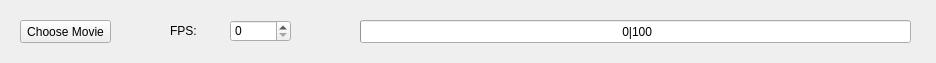
<?xml version="1.0" encoding="UTF-8"?>
<ui version="4.0">
 <class>SourceWidget</class>
 <widget class="QWidget" name="SourceWidget">
  <property name="geometry">
   <rect>
    <x>0</x>
    <y>0</y>
    <width>936</width>
    <height>63</height>
   </rect>
  </property>
  <property name="sizePolicy">
   <sizepolicy hsizetype="Minimum" vsizetype="Minimum">
    <horstretch>0</horstretch>
    <verstretch>0</verstretch>
   </sizepolicy>
  </property>
  <property name="maximumSize">
   <size>
    <width>936</width>
    <height>63</height>
   </size>
  </property>
  <property name="windowTitle">
   <string>SourceWidget</string>
  </property>
  <widget class="QLabel" name="lblSWFPS">
   <property name="geometry">
    <rect>
     <x>170</x>
     <y>20</y>
     <width>47</width>
     <height>21</height>
    </rect>
   </property>
   <property name="text">
    <string>FPS:</string>
   </property>
  </widget>
  <widget class="QSpinBox" name="sbSW">
   <property name="geometry">
    <rect>
     <x>230</x>
     <y>20</y>
     <width>61</width>
     <height>22</height>
    </rect>
   </property>
  </widget>
  <widget class="QProgressBar" name="pbSW">
   <property name="geometry">
    <rect>
     <x>360</x>
     <y>20</y>
     <width>551</width>
     <height>23</height>
    </rect>
   </property>
   <property name="value">
    <number>0</number>
   </property>
   <property name="format">
    <string> %v|%m</string>
   </property>
  </widget>
  <widget class="QPushButton" name="btnSWChoose">
   <property name="geometry">
    <rect>
     <x>20</x>
     <y>20</y>
     <width>91</width>
     <height>23</height>
    </rect>
   </property>
   <property name="text">
    <string>Choose Movie</string>
   </property>
  </widget>
 </widget>
 <layoutdefault spacing="6" margin="11"/>
 <resources/>
 <connections/>
</ui>
